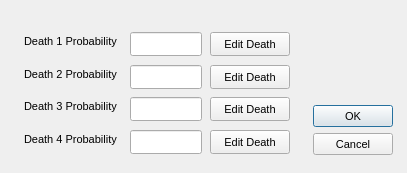
<?xml version="1.0"?>
<ui version="4.0">
  <class>GenericDeathDialog</class>
  <widget class="QDialog" name="IDD_GENERIC_DEATHS">
    <property name="geometry">
      <rect>
        <x>0</x>
        <y>0</y>
        <width>407</width>
        <height>173</height>
      </rect>
    </property>
    <property name="windowTitle">
      <string>Generic Object Deaths</string>
    </property>
    <property name="font">
      <font>
        <family>Liberation Sans</family>
        <pointsize>8</pointsize>
        <bold>false</bold>
        <italic>false</italic>
      </font>
    </property>
    <property name="enabled">
      <bool>true</bool>
    </property>
    <property name="windowFlags">
      <set>Qt::Dialog|Qt::WindowCloseButtonHint</set>
    </property>
    <property name="minimumSize">
      <size>
        <width>407</width>
        <height>173</height>
      </size>
    </property>
    <property name="maximumSize">
      <size>
        <width>407</width>
        <height>173</height>
      </size>
    </property>
    <widget class="QLineEdit" name="IDC_GENEREIC_DEATH_PROB1">
      <property name="geometry">
        <rect>
          <x>130</x>
          <y>32</y>
          <width>72</width>
          <height>24</height>
        </rect>
      </property>
      <property name="visible">
        <bool>true</bool>
      </property>
      <property name="enabled">
        <bool>true</bool>
      </property>
    </widget>
    <widget class="QPushButton" name="IDC_GENERIC_DEATH_EDIT1">
      <property name="geometry">
        <rect>
          <x>210</x>
          <y>32</y>
          <width>80</width>
          <height>24</height>
        </rect>
      </property>
      <property name="text">
        <string>Edit Death</string>
      </property>
      <property name="visible">
        <bool>true</bool>
      </property>
      <property name="enabled">
        <bool>true</bool>
      </property>
      <property name="default">
        <bool>false</bool>
      </property>
      <property name="autoDefault">
        <bool>false</bool>
      </property>
    </widget>
    <widget class="QLabel" name="IDC_STATIC">
      <property name="geometry">
        <rect>
          <x>24</x>
          <y>35</y>
          <width>104</width>
          <height>16</height>
        </rect>
      </property>
      <property name="text">
        <string>Death 1 Probability</string>
      </property>
      <property name="visible">
        <bool>true</bool>
      </property>
      <property name="enabled">
        <bool>true</bool>
      </property>
      <property name="alignment">
        <set>Qt::AlignLeft</set>
      </property>
    </widget>
    <widget class="QLineEdit" name="IDC_GENEREIC_DEATH_PROB2">
      <property name="geometry">
        <rect>
          <x>130</x>
          <y>65</y>
          <width>72</width>
          <height>24</height>
        </rect>
      </property>
      <property name="visible">
        <bool>true</bool>
      </property>
      <property name="enabled">
        <bool>true</bool>
      </property>
    </widget>
    <widget class="QPushButton" name="IDC_GENERIC_DEATH_EDIT2">
      <property name="geometry">
        <rect>
          <x>210</x>
          <y>65</y>
          <width>80</width>
          <height>24</height>
        </rect>
      </property>
      <property name="text">
        <string>Edit Death</string>
      </property>
      <property name="visible">
        <bool>true</bool>
      </property>
      <property name="enabled">
        <bool>true</bool>
      </property>
      <property name="default">
        <bool>false</bool>
      </property>
      <property name="autoDefault">
        <bool>false</bool>
      </property>
    </widget>
    <widget class="QLabel" name="IDC_STATIC_2">
      <property name="geometry">
        <rect>
          <x>24</x>
          <y>68</y>
          <width>104</width>
          <height>16</height>
        </rect>
      </property>
      <property name="text">
        <string>Death 2 Probability</string>
      </property>
      <property name="visible">
        <bool>true</bool>
      </property>
      <property name="enabled">
        <bool>true</bool>
      </property>
      <property name="alignment">
        <set>Qt::AlignLeft</set>
      </property>
    </widget>
    <widget class="QLineEdit" name="IDC_GENEREIC_DEATH_PROB3">
      <property name="geometry">
        <rect>
          <x>130</x>
          <y>97</y>
          <width>72</width>
          <height>24</height>
        </rect>
      </property>
      <property name="visible">
        <bool>true</bool>
      </property>
      <property name="enabled">
        <bool>true</bool>
      </property>
    </widget>
    <widget class="QPushButton" name="IDC_GENERIC_DEATH_EDIT3">
      <property name="geometry">
        <rect>
          <x>210</x>
          <y>97</y>
          <width>80</width>
          <height>24</height>
        </rect>
      </property>
      <property name="text">
        <string>Edit Death</string>
      </property>
      <property name="visible">
        <bool>true</bool>
      </property>
      <property name="enabled">
        <bool>true</bool>
      </property>
      <property name="default">
        <bool>false</bool>
      </property>
      <property name="autoDefault">
        <bool>false</bool>
      </property>
    </widget>
    <widget class="QLabel" name="IDC_STATIC_3">
      <property name="geometry">
        <rect>
          <x>24</x>
          <y>100</y>
          <width>104</width>
          <height>16</height>
        </rect>
      </property>
      <property name="text">
        <string>Death 3 Probability</string>
      </property>
      <property name="visible">
        <bool>true</bool>
      </property>
      <property name="enabled">
        <bool>true</bool>
      </property>
      <property name="alignment">
        <set>Qt::AlignLeft</set>
      </property>
    </widget>
    <widget class="QPushButton" name="IDOK">
      <property name="geometry">
        <rect>
          <x>313</x>
          <y>105</y>
          <width>80</width>
          <height>22</height>
        </rect>
      </property>
      <property name="text">
        <string>OK</string>
      </property>
      <property name="visible">
        <bool>true</bool>
      </property>
      <property name="enabled">
        <bool>true</bool>
      </property>
      <property name="default">
        <bool>true</bool>
      </property>
      <property name="autoDefault">
        <bool>true</bool>
      </property>
    </widget>
    <widget class="QLineEdit" name="IDC_GENEREIC_DEATH_PROB4">
      <property name="geometry">
        <rect>
          <x>130</x>
          <y>130</y>
          <width>72</width>
          <height>24</height>
        </rect>
      </property>
      <property name="visible">
        <bool>true</bool>
      </property>
      <property name="enabled">
        <bool>true</bool>
      </property>
    </widget>
    <widget class="QPushButton" name="IDC_GENERIC_DEATH_EDIT4">
      <property name="geometry">
        <rect>
          <x>210</x>
          <y>130</y>
          <width>80</width>
          <height>24</height>
        </rect>
      </property>
      <property name="text">
        <string>Edit Death</string>
      </property>
      <property name="visible">
        <bool>true</bool>
      </property>
      <property name="enabled">
        <bool>true</bool>
      </property>
      <property name="default">
        <bool>false</bool>
      </property>
      <property name="autoDefault">
        <bool>false</bool>
      </property>
    </widget>
    <widget class="QLabel" name="IDC_STATIC_4">
      <property name="geometry">
        <rect>
          <x>24</x>
          <y>133</y>
          <width>104</width>
          <height>16</height>
        </rect>
      </property>
      <property name="text">
        <string>Death 4 Probability</string>
      </property>
      <property name="visible">
        <bool>true</bool>
      </property>
      <property name="enabled">
        <bool>true</bool>
      </property>
      <property name="alignment">
        <set>Qt::AlignLeft</set>
      </property>
    </widget>
    <widget class="QPushButton" name="IDCANCEL">
      <property name="geometry">
        <rect>
          <x>313</x>
          <y>133</y>
          <width>80</width>
          <height>22</height>
        </rect>
      </property>
      <property name="text">
        <string>Cancel</string>
      </property>
      <property name="visible">
        <bool>true</bool>
      </property>
      <property name="enabled">
        <bool>true</bool>
      </property>
      <property name="default">
        <bool>false</bool>
      </property>
      <property name="autoDefault">
        <bool>false</bool>
      </property>
    </widget>
  </widget>
</ui>
